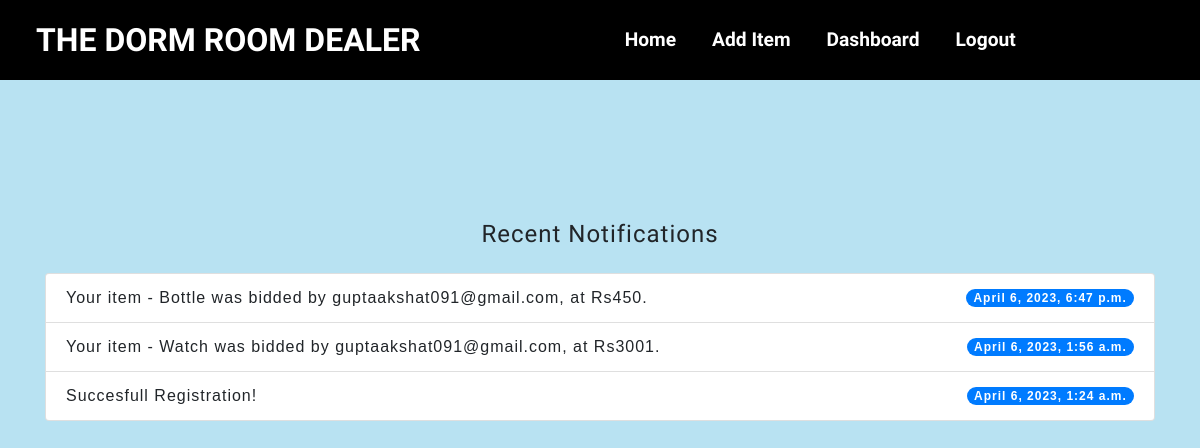
The page /notifications (signed in) on the database as committed earlier.
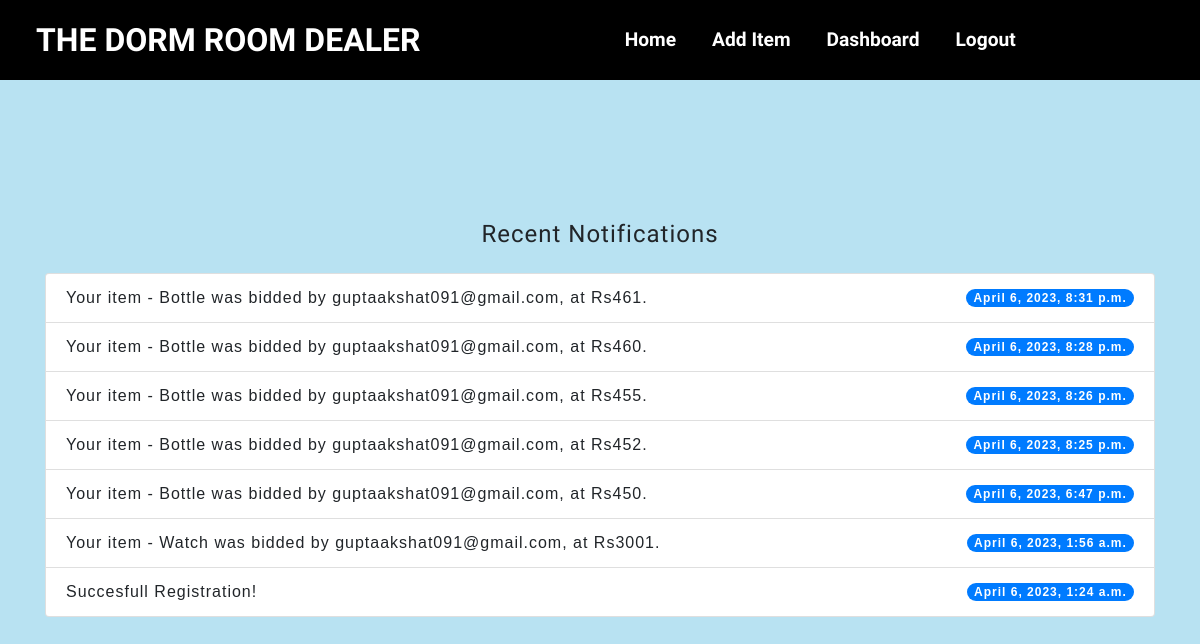
The same page on the database as committed later.
### accounts/models.py (models this page shows)
class Notification(models.Model):
    message = models.CharField(max_length=100)
    date = models.DateTimeField(auto_now_add=True)
    seen = models.BooleanField(default=False)
    def __str__(self):
        return self.message

### accounts/views.py (the view)
# urls.py: path('notifications', views.notifications, name="notifications"),
@login_required(login_url='login')
def notifications(request):
    user = request.user
    show_notifications_link = False
    notifications = user.notifications.all().order_by('-date')
    for notification in notifications:
        if notification.seen == False:
            notification.seen = True
            notification.save()
    notifications = notifications[:10]
    for notification in notifications:
        print(notification)
    print('hello')
    return render(request, "notifications.html", {'notifications': notifications})

### templates/notifications.html (shortened to what this page needs)
{% extends 'base.html' %}
{% block content %}
  <div class="container">
    <h4 class="text-center mb-4">Recent Notifications</h4>
    <ul class="list-group">
      {% for notification in notifications|slice:":10" %}
        <li class="list-group-item d-flex justify-content-between align-items-center">
          <span>{{ notification.message }}</span>
          <span class="badge badge-primary badge-pill">{{ notification.date }}</span>
        </li>
      {% endfor %}
    </ul>
  </div>
{% endblock %}

Rows that differ between the two databases and show on the page:
added Notification: message "Your item - Bottle was bidded by guptaakshat091@gmail.com, at Rs461.", date "April 6, 2023, 8:31 p.m."
added Notification: message "Your item - Bottle was bidded by guptaakshat091@gmail.com, at Rs460.", date "April 6, 2023, 8:28 p.m."
added Notification: message "Your item - Bottle was bidded by guptaakshat091@gmail.com, at Rs455.", date "April 6, 2023, 8:26 p.m."
added Notification: message "Your item - Bottle was bidded by guptaakshat091@gmail.com, at Rs452.", date "April 6, 2023, 8:25 p.m."
